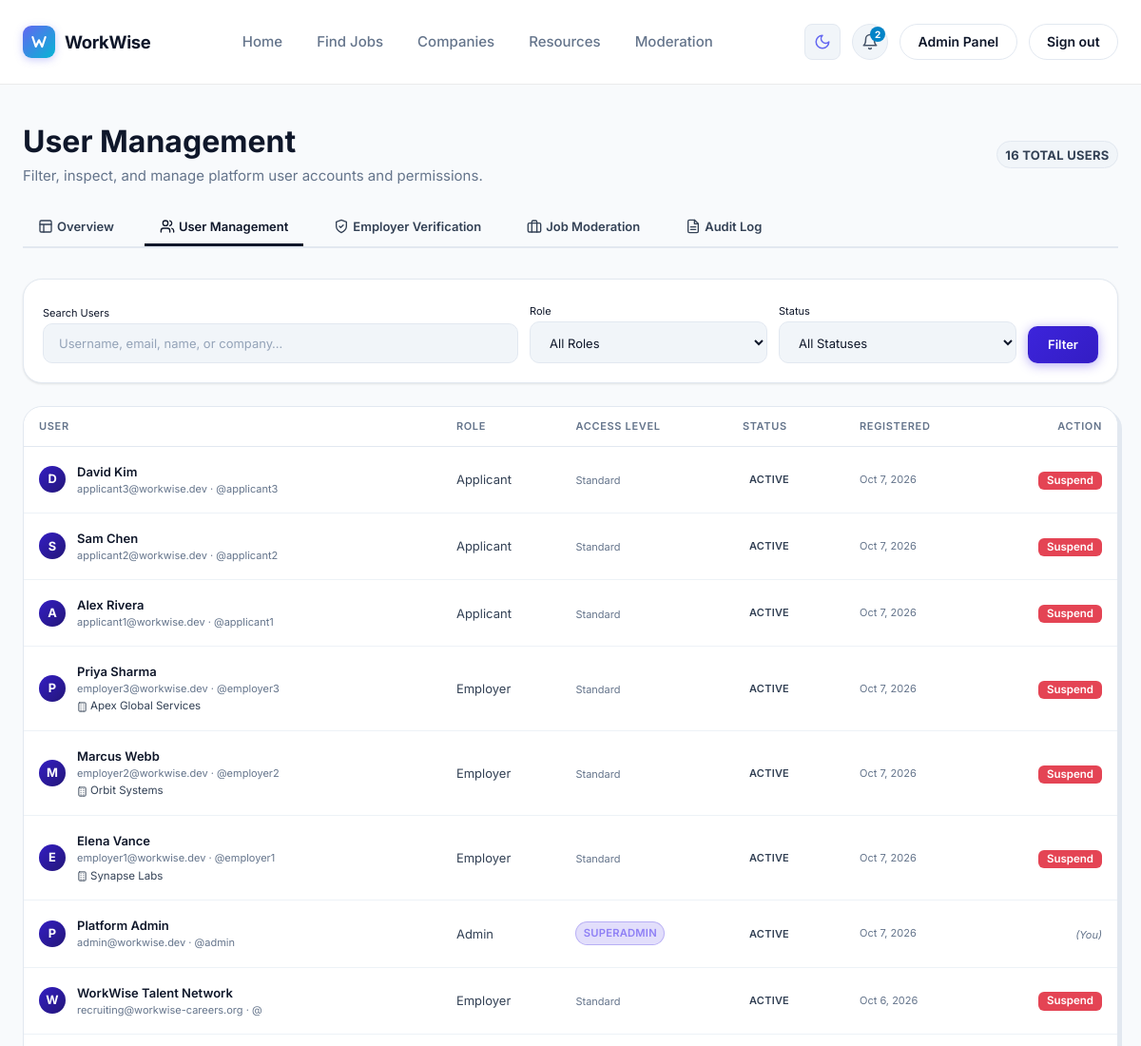
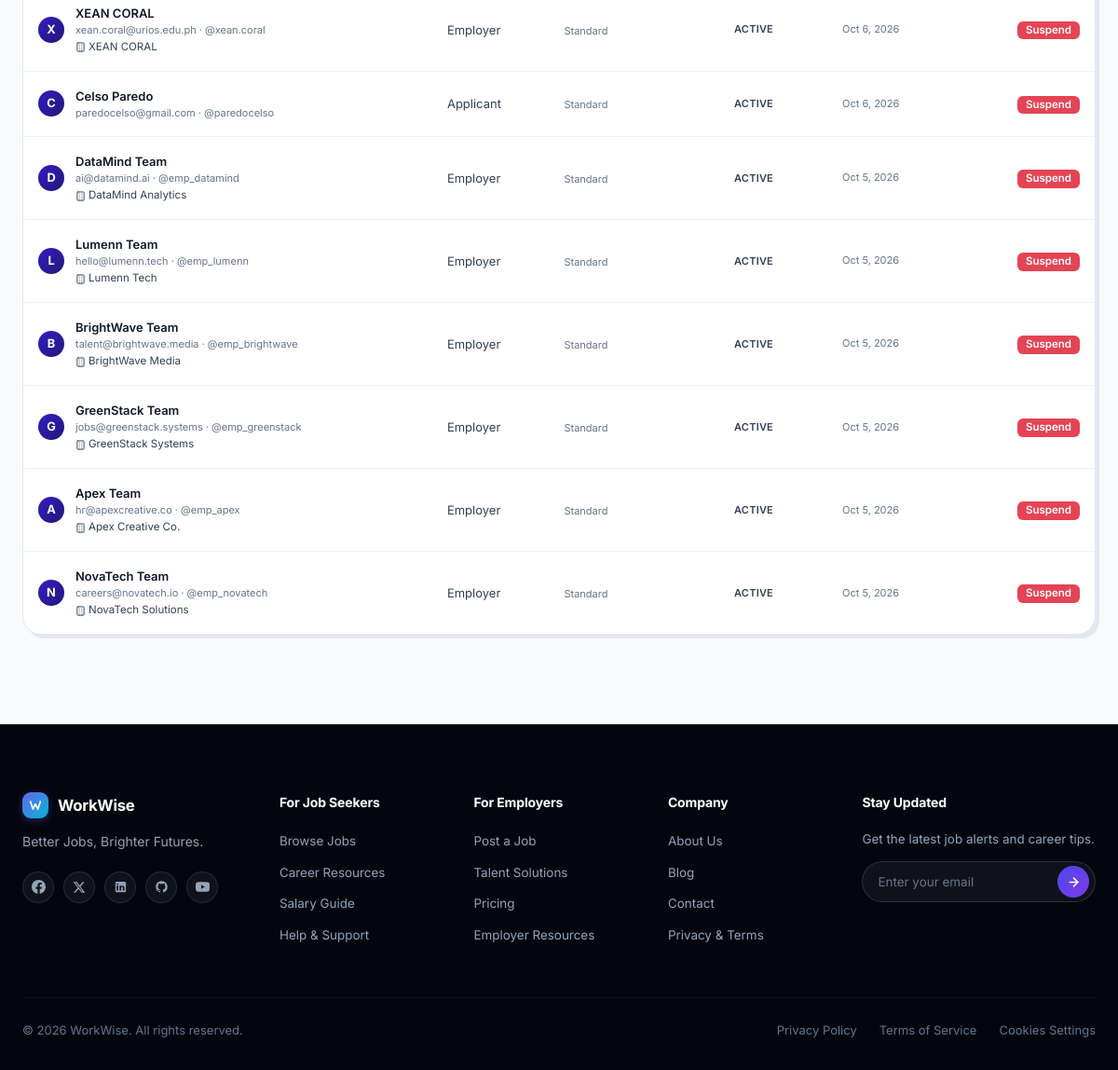
Page /admin-panel/users/ (signed in) on the committed database (2 pictures, top to bottom).
### accounts/models.py (models this page shows, shortened)
class User(AbstractUser):
    class Role(models.TextChoices):
        ADMIN = "admin", _("Admin")
        EMPLOYER = "employer", _("Employer")
        APPLICANT = "applicant", _("Applicant")
    class Status(models.TextChoices):
        ACTIVE = "active", _("Active")
        PENDING = "pending", _("Pending Approval")
        SUSPENDED = "suspended", _("Suspended")
    class AccessLevel(models.TextChoices):
        MODERATOR = "moderator", _("Moderator")
        SUPERADMIN = "superadmin", _("Superadmin")
    role = models.CharField(
        max_length=20,
        choices=Role,
        default=Role.APPLICANT,
    )
    access_level = models.CharField(
        max_length=20,
        choices=AccessLevel.choices,
        default=AccessLevel.MODERATOR,
        blank=True,
    )
    status = models.CharField(
        max_length=20,
        choices=Status,
        default=Status.ACTIVE,
    )
    avatar = models.ImageField(upload_to="avatars/", blank=True, null=True)
    bio = models.TextField(blank=True)
    phone = models.CharField(max_length=30, blank=True)
    location = models.CharField(max_length=120, blank=True)
    website = models.URLField(blank=True)
    created_at = models.DateTimeField(auto_now_add=True)
    updated_at = models.DateTimeField(auto_now=True)
    class Meta:
        ordering = ["-date_joined"]
        verbose_name = "user"
        verbose_name_plural = "users"
    @property
    def is_employer(self):
        return self.role == self.Role.EMPLOYER
    @property
    def is_applicant(self):
        return self.role == self.Role.APPLICANT
    @property
    def is_superadmin(self):
        if self.access_level == self.AccessLevel.SUPERADMIN:
            return True
        if self.is_superuser and self.access_level != self.AccessLevel.MODERATOR:
            return True
        return False
    @property
    def is_verified(self):
        if hasattr(self, "_is_verified_override"):
            return self._is_verified_override
        return self.status == self.Status.ACTIVE

class EmployerProfile(models.Model):
    class CompanySize(models.TextChoices):
        SOLO = "1-10", _("1–10 employees")
        SMALL = "11-50", _("11–50 employees")
        MEDIUM = "51-200", _("51–200 employees")
        LARGE = "201-1000", _("201–1 000 employees")
        ENTERPRISE = "1000+", _("1 000+ employees")
    user = models.OneToOneField(
        "accounts.User",
        on_delete=models.CASCADE,
        related_name="employer_profile",
    )
    company_name = models.CharField(max_length=200)
    company_logo = models.ImageField(upload_to="logos/", blank=True, null=True)
    company_description = models.TextField(blank=True)
    company_size = models.CharField(
        max_length=20,
        choices=CompanySize,
        default=CompanySize.SMALL,
    )
    industry = models.CharField(max_length=120, blank=True)
    founded_year = models.PositiveSmallIntegerField(blank=True, null=True)
    linkedin_url = models.URLField(blank=True)
    class Meta:
        ordering = ["company_name"]
        verbose_name = "employer profile"
        verbose_name_plural = "employer profiles"
    @property
    def is_verified(self):
        return self.user.is_verified

### core/admin_panel_views.py (the view, shortened to what this page needs)
# urls.py: path("admin-panel/users/",                 admin_panel_views.admin_user_list,                 name="admin_users"),
@login_required
def admin_user_list(request):
    check_admin_access(request.user)
    q = request.GET.get("q", "").strip()
    role_filter = request.GET.get("role", "").strip()
    status_filter = request.GET.get("status", "").strip()
    users_qs = User.objects.all().select_related("employer_profile", "applicant_profile").order_by("-date_joined")
    if role_filter and role_filter in [r.value for r in User.Role]:
        users_qs = users_qs.filter(role=role_filter)
    if status_filter and status_filter in [s.value for s in User.Status]:
        users_qs = users_qs.filter(status=status_filter)
    paginator = Paginator(users_qs, 20)
    page_number = request.GET.get("page", 1)
    page_obj = paginator.get_page(page_number)
    can_suspend = can_admin_perform_action(request.user, "suspend")
    ctx = {
        "page_obj": page_obj,
        "users": page_obj.object_list,
        "q": q,
        "role_filter": role_filter,
        "status_filter": status_filter,
        "role_choices": User.Role.choices,
        "status_choices": User.Status.choices,
        "total_count": paginator.count,
        "can_suspend": can_suspend,
        "active_tab": "users",
    }
    return render(request, "admin_panel/users.html", ctx)

### core/admin_panel_views.py (called while the page is built)
def check_admin_access(user):
    if not (user and user.is_authenticated):
        raise PermissionDenied("Authentication required.")
    is_authorized = (
        user.role == User.Role.ADMIN
        or user.is_staff
        or user.is_superuser
    )
    if not is_authorized:
        raise PermissionDenied("Admin panel access requires Administrator privileges.")

### core/models.py (called while the page is built)
    @property
    def title(self):
        return self.detail_title or f"{self.message} {self.highlight}".strip()

### core/notifications.py (called while the page is built, shortened)
def ensure_default_notifications(user):
    if Notification.objects.filter(user=user).exists():
        return

def unread_queryset(user):
    return Notification.objects.filter(user=user, is_read=False)

def notifications_context(request):
    user = getattr(request, "user", None)
    if not (user and user.is_authenticated):
        return {}
    ensure_default_notifications(user)
    return {
        "nav_notifications": list(Notification.objects.filter(user=user)[:DROPDOWN_LIMIT]),
        "unread_notification_count": unread_queryset(user).count(),
    }

### core/templatetags/notification_tags.py (called while the page is built)
@register.simple_tag
def notification_icon(kind):
    return mark_safe(_SVG.format(_ICONS.get(kind, _ICONS["platform"])))

@register.simple_tag
def notification_color(kind, part):
    bg, fg = _COLORS.get(kind, _COLORS["platform"])
    return bg if part == "bg" else fg

@register.filter
def notification_json(value):
    return json.dumps(value or [])

### moderation/services.py (called while the page is built)
def can_admin_perform_action(admin_user, action):
    if not (admin_user and admin_user.is_authenticated):
        return False
    is_admin_or_staff = (
        admin_user.role == User.Role.ADMIN
        or admin_user.is_staff
        or admin_user.is_superuser
    )
    if not is_admin_or_staff:
        return False
    if action in ["suspend", "suspend_user"]:
        access_level = getattr(admin_user, "access_level", None)
        if access_level == User.AccessLevel.MODERATOR and not admin_user.is_superuser:
            return False
        if access_level == User.AccessLevel.SUPERADMIN or admin_user.is_superuser:
            return True
        if hasattr(admin_user, "is_superadmin") and admin_user.is_superadmin:
            return True
        return False
    return True

### templates/admin_panel/users.html (shortened to what this page needs)
{% extends "base.html" %}
{% load static %}
{% block content %}
<div class="container" style="padding-top: var(--space-10); padding-bottom: var(--space-16);">
  <div style="display: flex; align-items: center; justify-content: space-between; flex-wrap: wrap; gap: var(--space-4); margin-bottom: var(--space-6);">
    <div>
      <h1 class="heading-1" style="margin: 0;">User Management</h1>
      <p class="text-muted" style="margin: var(--space-1) 0 0;">
        Filter, inspect, and manage platform user accounts and permissions.
      </p>
    </div>
    <span class="badge badge--neutral" style="font-size: var(--text-sm); font-weight: 700;">
      {{ total_count }} Total User{{ total_count|pluralize }}
    </span>
  </div>
  {% include "admin_panel/nav.html" %}
  <div class="card" style="padding: var(--space-5); margin-bottom: var(--space-6); background: var(--color-surface-1); border: 1px solid var(--color-border); box-shadow: var(--shadow-sm);">
    <form method="get" action="{% url 'core:admin_users' %}" style="display: flex; gap: var(--space-3); flex-wrap: wrap; align-items: flex-end;">
      <div style="flex: 2; min-width: 200px;">
        <label for="search-input" class="label" style="font-size: var(--text-xs); margin-bottom: 4px;">Search Users</label>
        <input type="text"
               id="search-input"
               name="q"
               value="{{ q }}"
               placeholder="Username, email, name, or company…"
               class="form-control" />
      </div>
      <div style="flex: 1; min-width: 140px;">
        <label for="role-select" class="label" style="font-size: var(--text-xs); margin-bottom: 4px;">Role</label>
        <select id="role-select" name="role" class="form-control">
          <option value="">All Roles</option>
        </select>
      </div>
      <div style="flex: 1; min-width: 140px;">
        <label for="status-select" class="label" style="font-size: var(--text-xs); margin-bottom: 4px;">Status</label>
        <select id="status-select" name="status" class="form-control">
          <option value="">All Statuses</option>
        </select>
      </div>
      <div style="display: flex; gap: var(--space-2);">
        <button type="submit" class="btn btn--primary">Filter</button>
      </div>
    </form>
  </div>
  <div class="card--hard-shadow" style="overflow: hidden;">
    {% if users %}
    <div class="table-wrap">
      <table class="table">
        <thead>
          <tr>
            <th>User</th>
            <th>Role</th>
            <th>Access Level</th>
            <th>Status</th>
            <th>Registered</th>
            <th style="text-align: right;">Action</th>
          </tr>
        </thead>
        <tbody>
          {% for u in users %}
          <tr>
            <td>
              <div style="display: flex; align-items: center; gap: var(--space-3);">
                <div class="avatar-placeholder avatar--sm" style="font-size: 0.8rem; font-weight: 700;">
                  {{ u.first_name|default:u.email|slice:":1"|upper }}
                </div>
                <div>
                  <div style="font-weight: 600; color: var(--color-text-primary); font-size: var(--text-sm);">
                    {{ u.get_full_name|default:u.username|default:u.email }}
                  </div>
                  <div style="font-size: var(--text-xs); color: var(--color-text-muted);">
                    {{ u.email }} &middot; @{{ u.username }}
                  </div>
                  {% if u.role == 'employer' and u.employer_profile.company_name %}
                    <div style="font-size: 0.72rem; color: var(--color-text-secondary); margin-top: 1px; display: flex; align-items: center; gap: 3px;">
                      <span>{{ u.employer_profile.company_name }}</span>
                    </div>
                  {% endif %}
                </div>
              </div>
            </td>
            <td>
              <span class="tag tag--{{ u.role }}">{{ u.get_role_display }}</span>
            </td>
            <td>
              {% if u.role == 'admin' or u.is_staff or u.is_superuser %}
                <span class="badge {% if u.is_superadmin %}badge--primary{% else %}badge--neutral{% endif %}" style="font-size: 0.7rem;">
                  {{ u.get_access_level_display|default:u.access_level|title }}
                </span>
              {% else %}
                <span class="text-muted" style="font-size: var(--text-xs);">Standard</span>
              {% endif %}
            </td>
            <td>
              <span class="badge badge--{{ u.status }}">
                {{ u.get_status_display }}
              </span>
            </td>
            <td style="font-size: var(--text-xs); color: var(--color-text-muted); white-space: nowrap;">
              {{ u.date_joined|date:"M j, Y" }}
            </td>
            <td style="text-align: right;">
              {% if u.pk != request.user.pk %}
                {% if u.status == 'suspended' %}
                  <form method="post" action="{% url 'core:admin_user_reactivate' u.pk %}" style="display: inline-block;">
                    {% csrf_token %}
                    <button type="submit" class="btn btn--secondary btn--sm" style="font-size: 0.72rem; padding: 3px 8px;">
                      Reactivate
                    </button>
                  </form>
                {% else %}
                  {% if can_suspend %}
                    <form method="post" action="{% url 'core:admin_user_suspend' u.pk %}" style="display: inline-block;" onsubmit="return confirm('Suspend user {{ u.username }}?');">
                      <button type="submit" class="btn btn--danger btn--sm" style="font-size: 0.72rem; padding: 3px 8px;">
                        Suspend
                      </button>
                    </form>
                  {% else %}
                    <span class="badge badge--neutral" style="font-size: 0.7rem;" title="Moderators cannot suspend users">
                      Cannot Suspend
                    </span>
                  {% endif %}
                {% endif %}
              {% else %}
                <span class="text-muted" style="font-size: var(--text-xs); font-style: italic;">(You)</span>
              {% endif %}
            </td>
          </tr>
          {% endfor %}
        </tbody>
      </table>
    </div>
    {% endif %}
  </div>
</div>
{% endblock %}

### rows in the picture
User: first_name "D", get_full_name "David Kim", email "applicant3@workwise.dev", username "applicant3", role "Applicant", is_staff "Standard", status "ACTIVE", date_joined "Oct 7, 2026"
User: first_name "S", get_full_name "Sam Chen", email "applicant2@workwise.dev", username "applicant2", role "Applicant", is_staff "Standard", status "ACTIVE", date_joined "Oct 7, 2026"
User: first_name "A", get_full_name "Alex Rivera", email "applicant1@workwise.dev", username "applicant1", role "Applicant", is_staff "Standard", status "ACTIVE", date_joined "Oct 7, 2026"
User: first_name "P", get_full_name "Priya Sharma", email "employer3@workwise.dev", username "employer3", employer_profile.company_name "Apex Global Services", role "Employer", is_staff "Standard", status "ACTIVE", date_joined "Oct 7, 2026"
User: first_name "M", get_full_name "Marcus Webb", email "employer2@workwise.dev", username "employer2", employer_profile.company_name "Orbit Systems", role "Employer", is_staff "Standard", status "ACTIVE", date_joined "Oct 7, 2026"
User: first_name "E", get_full_name "Elena Vance", email "employer1@workwise.dev", username "employer1", employer_profile.company_name "Synapse Labs", role "Employer", is_staff "Standard", status "ACTIVE", date_joined "Oct 7, 2026"
User: first_name "P", get_full_name "Platform Admin", email "admin@workwise.dev", username "admin", role "Admin", access_level "SUPERADMIN", status "ACTIVE", date_joined "Oct 7, 2026", shows "(You)"
User: first_name "W", get_full_name "WorkWise Talent Network", email "recruiting@workwise-careers.org", role "Employer", is_staff "Standard", status "ACTIVE", date_joined "Oct 6, 2026"
User: first_name "X", get_full_name "XEAN CORAL", email "xean.coral@urios.edu.ph", username "xean.coral", employer_profile.company_name "XEAN CORAL", role "Employer", is_staff "Standard", status "ACTIVE", date_joined "Oct 6, 2026"
User: first_name "C", get_full_name "Celso Paredo", email "paredocelso@gmail.com", username "paredocelso", role "Applicant", is_staff "Standard", status "ACTIVE", date_joined "Oct 6, 2026"
User: first_name "D", get_full_name "DataMind Team", email "ai@datamind.ai", username "emp_datamind", employer_profile.company_name "DataMind Analytics", role "Employer", is_staff "Standard", status "ACTIVE", date_joined "Oct 5, 2026"
User: first_name "L", get_full_name "Lumenn Team", email "hello@lumenn.tech", username "emp_lumenn", employer_profile.company_name "Lumenn Tech", role "Employer", is_staff "Standard", status "ACTIVE", date_joined "Oct 5, 2026"
User: first_name "B", get_full_name "BrightWave Team", email "talent@brightwave.media", username "emp_brightwave", employer_profile.company_name "BrightWave Media", role "Employer", is_staff "Standard", status "ACTIVE", date_joined "Oct 5, 2026"
User: first_name "G", get_full_name "GreenStack Team", email "jobs@greenstack.systems", username "emp_greenstack", employer_profile.company_name "GreenStack Systems", role "Employer", is_staff "Standard", status "ACTIVE", date_joined "Oct 5, 2026"
User: first_name "A", get_full_name "Apex Team", email "hr@apexcreative.co", username "emp_apex", employer_profile.company_name "Apex Creative Co.", role "Employer", is_staff "Standard", status "ACTIVE", date_joined "Oct 5, 2026"
User: first_name "N", get_full_name "NovaTech Team", email "careers@novatech.io", username "emp_novatech", employer_profile.company_name "NovaTech Solutions", role "Employer", is_staff "Standard", status "ACTIVE", date_joined "Oct 5, 2026"

### other values in the picture
{{ unread_notification_count }} "2"
{{ total_count }} "16"
